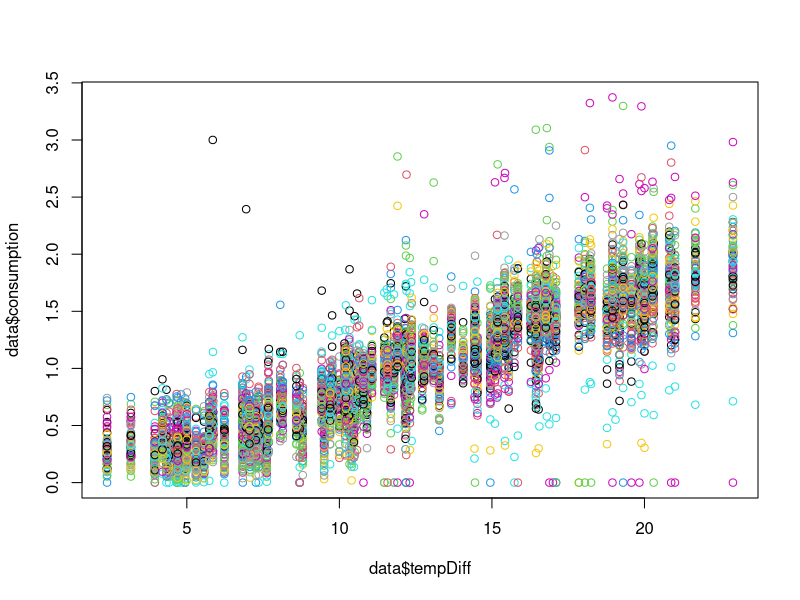
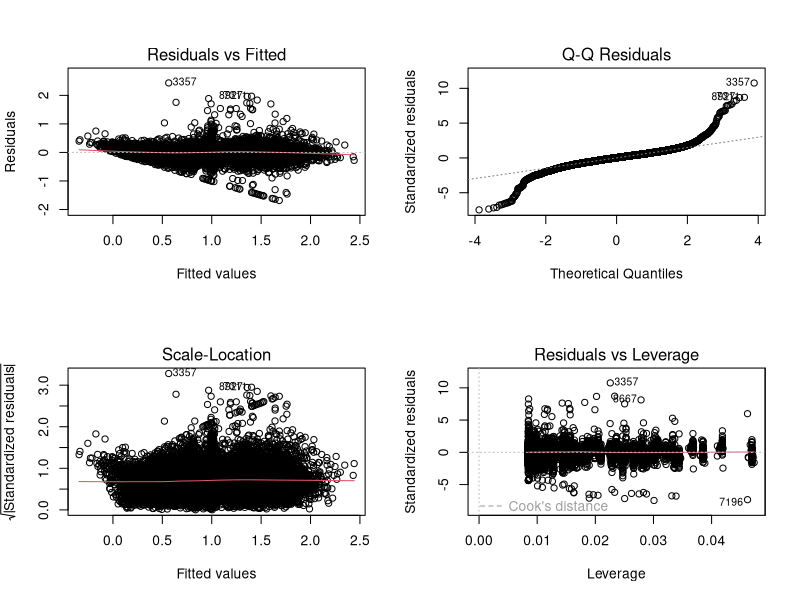
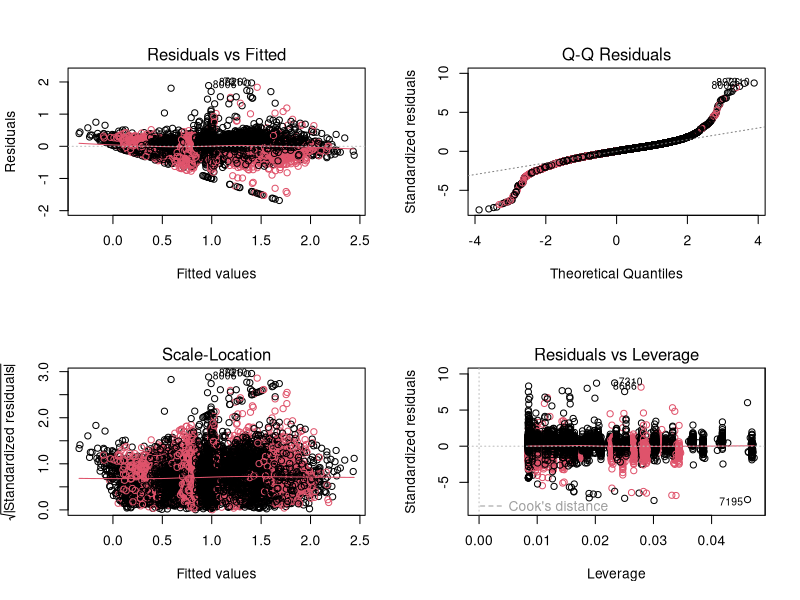
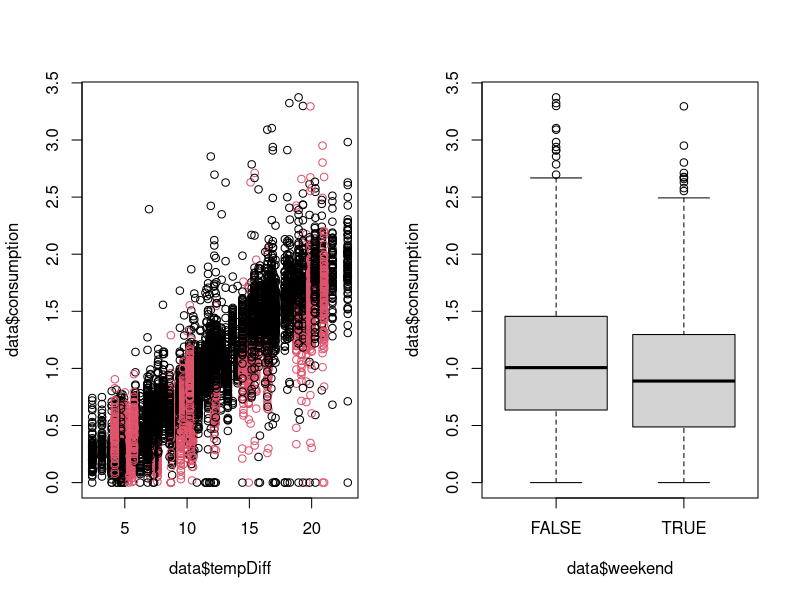
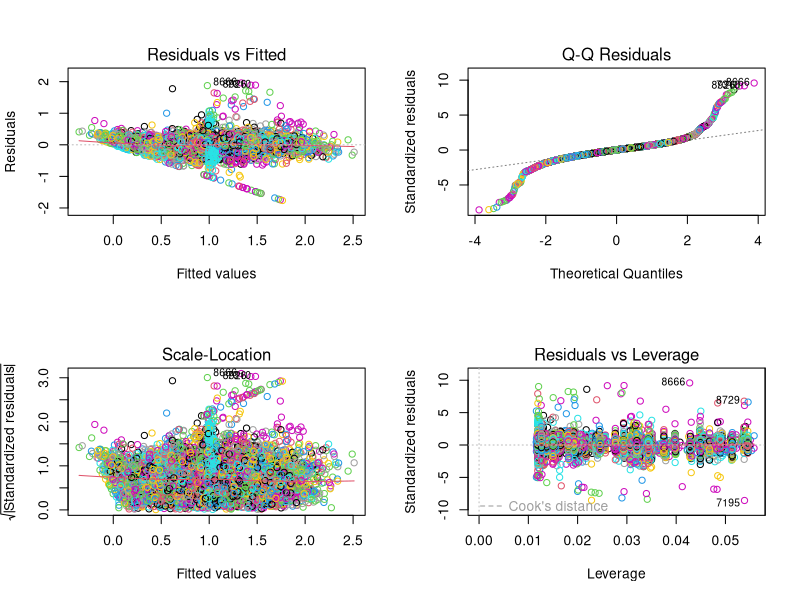
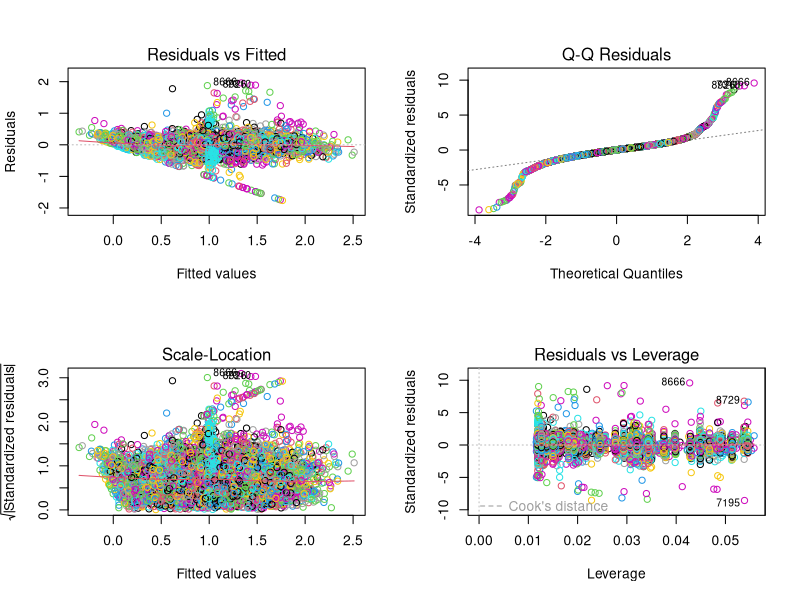
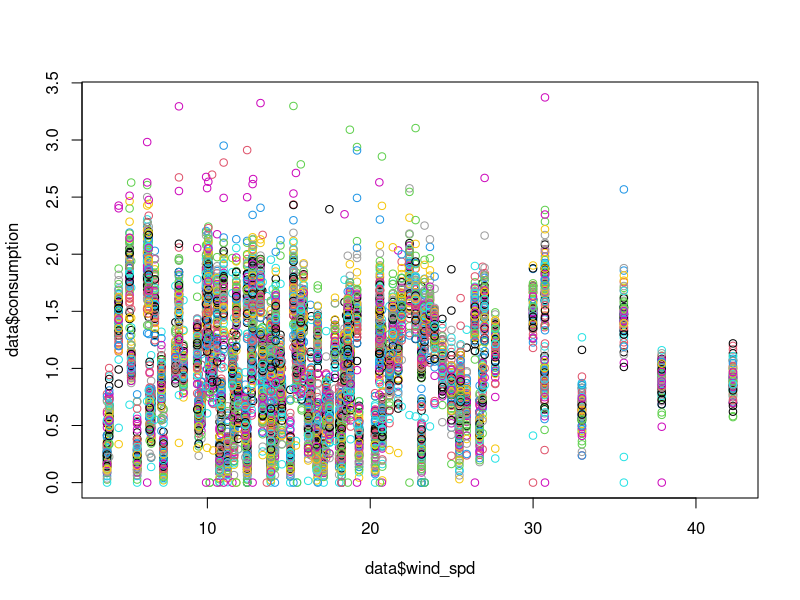

These charts were generated, in order, by the following R code: (Note: this script raises an error after producing the figures.)
setwd("/Users/astrid_harsaae/Documents/GitHub/-02441-case-project")

library(car)

# data --------------------------------------------------------------------

data <- read.csv("Case2/data/merged_data.csv")
data$ID <- as.factor(data$ID)
data$dir <- as.factor(data$dir)
data$cond <- as.factor(data$cond)
data$fog <- as.factor(data$fog)
data$rain <- as.factor(data$rain)
data$tempDiff <- 21 - data$temp
data$weekday <-weekdays(as.Date(data$date))
data$weekend <- as.factor((data$weekday == "Saturday" | data$weekday == "Sunday"))

for(i in unique(data$ID)){
  mean <- mean(data[data$ID ==i,]$consumption)
  
  data[data$ID ==i,]$consumption <- data[data$ID ==i,]$consumption/mean
}
  

# initial model -----------------------------------------------------

model_initial <- lm(consumption~ ID+ tempDiff,data)

par(mfrow=c(1,1))
plot(data$consumption~data$tempDiff, col = data$ID)

# we can see there are different slopes for the different value, so we add the interaction

# model with interaction 

model_wInter <- lm(consumption~ ID+ tempDiff +ID:tempDiff,data)

par(mfrow=c(2,2))
plot(model_wInter)

# we can see that there are some outliers, we don't like this

data <- data[-c(3357),]
rownames(data) <- NULL  

# remake the model

model_wInter <- lm(consumption~ ID+ tempDiff +ID:tempDiff,data)

par(mfrow=c(2,2))
plot(model_wInter, col = data$weekend)


# model with weekend ------------------------------------------------------

# so we did this entire model, and according to AIC we keep being told to keep parameters, 
# going through it again with BIC, as it is more conservative, and we have an abundance of variables.

par(mfrow=c(1,2))
plot(data$consumption~data$tempDiff, col = data$weekend)
plot(data$consumption~data$weekend)

# we are not able to see any larger difference in means, but we do a quick test anyways

wilcox.test(data[data$weekend==TRUE,]$consumption,data[data$weekend==FALSE,]$consumption)

# is does not look it, but it is significant, so we add it

model_wWeekend <- update(model_wInter,. ~ . *weekend)


# now we check to see if we should remove anything

drop1(model_wWeekend, test = "F", k = log(nrow(data)))

#so according to the BIC we remove ID:tempDiff:weekend

model_wWeekend <- update(model_wWeekend,. ~ . -ID:tempDiff:weekend)

drop1(model_wWeekend, test = "F", k = log(nrow(data)))

# no more dropping! We check Anova

Anova(model_wWeekend)

#alrighty we like the look of that!

par(mfrow=c(2,2))
plot(model_wWeekend, col = data$ID)


model_wWeekend<- lm(formula = consumption ~ ID + tempDiff + weekend + ID:tempDiff + 
     ID:weekend + tempDiff:weekend, data = data)

par(mfrow=c(2,2))
plot(model_wWeekend, col = data$ID)

# model with weather variables --------------------------------------------

# by logic- cold wind probably means we use more energy to heat buildings?

#make a better plot !!!
par(mfrow=c(1,1))
plot(data$consumption ~data$wind_spd, col = data$ID)

# it maybe looks like there are different slopes for the various buildings, we add interactions

model_wWind <-update(model_wWeekend,. ~ . *wind_spd)

drop1(model_wWind, test = "F", k = log(nrow(data)))

# makes sense, ID:weekend:wind_spd is very important

model_wWind <- update(model_wWind,. ~ . - ID:weekend:wind_spd)

drop1(model_wWind, test = "F", k = log(nrow(data)))

# remove ID:tempDiff:wind_spd

model_wWind <- update(model_wWind,. ~ . - ID:tempDiff:wind_spd)

drop1(model_wWind, test = "F", k = log(nrow(data)))

# remove ID:wind_spd

model_wWind <- update(model_wWind,. ~ . - ID:wind_spd)

drop1(model_wWind, test = "F", k = log(nrow(data)))

# remove tempDiff:weekend:wind_spd
model_wWind <- update(model_wWind,. ~ . - tempDiff:weekend:wind_spd)

drop1(model_wWind, test = "F", k = log(nrow(data)))




par(mfrow=c(2,2))
plot(model_wWind, col = data$date)


#looks like we got some interaction?

model_wWind <- update(model_wWind,. ~ . +dir + wind_spd:dir + wind_spd:dir:ID +wind_spd:dir:tempDiff)

drop1(model_wWind, test = "F", k = log(nrow(data)))

#according to this we do not want to remove anything else

par(mfrow=c(2,2))
plot(model_wWind)


#we do some analysis on the model
Anova(model_wWind)

#shows we have some multicolinearity, lets track that down 
alias(model_wWind)

# we try and remove tempDiff:wind_spd:dir
model_wWind <- update(model_wWind,. ~ . - tempDiff:wind_spd:dir)

Anova(model_wWind)

# visual analysis 

par(mfrow=c(2,2))
plot(model_wWind)



# should we add more? -----------------------------------------------------

# next thing that makes the most sense from the weather stuff is the humididity

model_wHum <- update(model_wWind,. ~ . +hum)
drop1(model_wHum, test = "F", k = log(nrow(data)))

#according to the BIC, it makes sense to add ! we check for multicplinearity

Anova(model_wHum)

# we try and add some interactions

model_wHum <- update(model_wHum,. ~ . +hum:wind_spd +hum:ID)
drop1(model_wHum, test = "F", k = log(nrow(data)))


model_wHum <- update(model_wHum,. ~ . -ID:hum)
drop1(model_wHum, test = "F", k = log(nrow(data)))


# we keep these! maybe there are some buildings which have issues with windspeed and hum in certain buildings

model_wHum <- update(model_wHum,. ~ . +hum:wind_spd:ID)
drop1(model_wHum, test = "F", k = log(nrow(data)))

# no 


model_wHum <- update(model_wHum,. ~ . -hum:wind_spd:ID)
drop1(model_wHum, test = "F", k = log(nrow(data)))


# final model -------------------------------------------------------------

final_model <- model_wHum

par(mfrow=c(2,2))
plot(final_model)

data <- data[-c(8666,8926,7811),]
rownames(data) <- NULL  
final_model <-lm(formula = consumption ~ ID + tempDiff + weekend + wind_spd + 
                   dir + hum + ID:tempDiff + ID:weekend + tempDiff:weekend + 
                   tempDiff:wind_spd + weekend:wind_spd + wind_spd:dir + wind_spd:hum, 
                 data = data)

par(mfrow=c(2,2))
plot(final_model)


data <- data[-c(3357,8665,8924),]
rownames(data) <- NULL

final_model <-lm(formula = consumption ~ ID + tempDiff + weekend + wind_spd + 
                   dir + hum + ID:tempDiff + ID:weekend + tempDiff:weekend + 
                   tempDiff:wind_spd + weekend:wind_spd + wind_spd:dir + wind_spd:hum, 
                 data = data)

par(mfrow=c(2,2))
plot(final_model)

data <- data[-c(3282,7310,7810),]
rownames(data) <- NULL

final_model <-lm(formula = consumption ~ ID + tempDiff + weekend + wind_spd + 
                   dir + hum + ID:tempDiff + ID:weekend + tempDiff:weekend + 
                   tempDiff:wind_spd + weekend:wind_spd + wind_spd:dir + wind_spd:hum, 
                 data = data)

par(mfrow=c(2,2))
plot(final_model)


drop1(final_model, test = "F", k = log(nrow(data)))

final_model <- update(final_model,. ~ . +rain)
drop1(final_model, test = "F", k = log(nrow(data)))

final_model <- update(final_model,. ~ . -rain)

